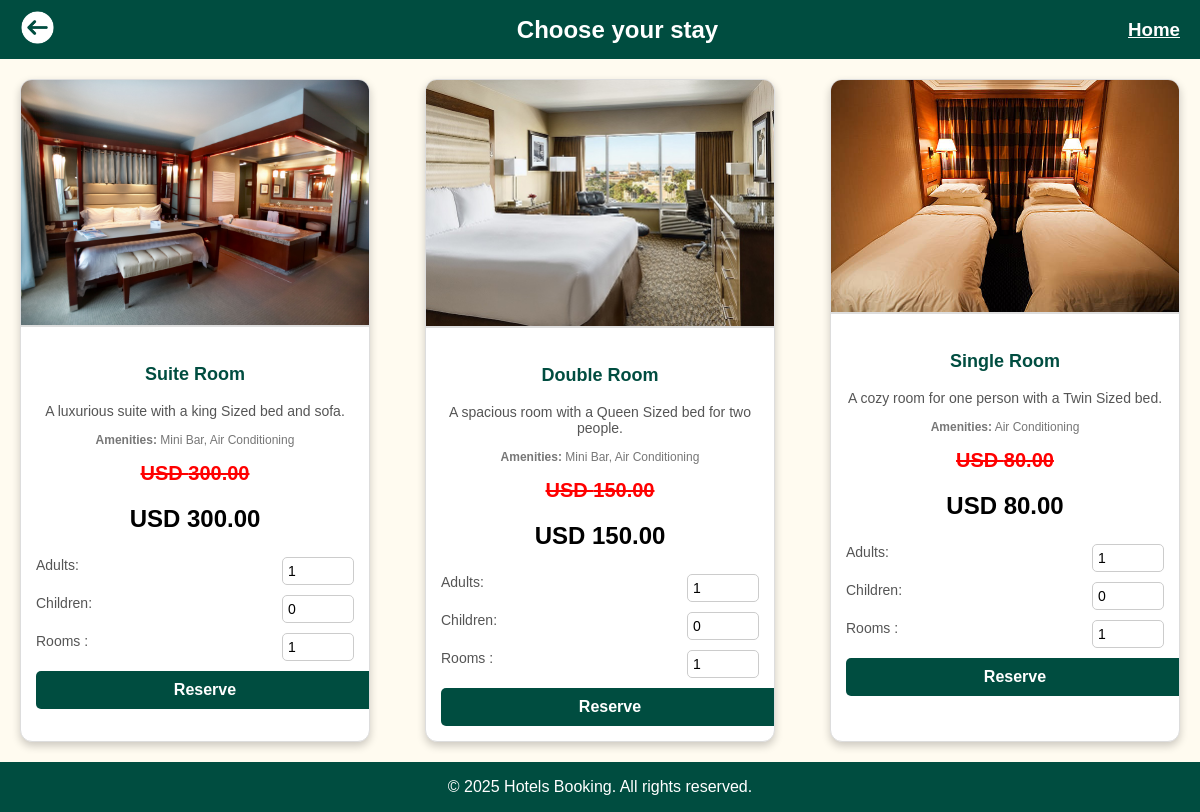
Page /booking-payment-settings/BookingPHP.php (signed in) on the committed database.
### tables this page shows
CREATE TABLE IF NOT EXISTS `rooms` (
  `RoomID` int(11) NOT NULL,
  `HotelID` int(11) NOT NULL,
  `max_guests` int(11) NOT NULL,
  `max_rooms` int(11) NOT NULL,
  `Room_type` enum('Single','Double','Suite') NOT NULL,
  `Occupancy_adults` int(11) NOT NULL,
  `Occupancy_children` int(11) NOT NULL,
  `Price_per_night` decimal(10,2) NOT NULL,
  `Availability` tinyint(1) NOT NULL,
  `Amenities` longtext NOT NULL CHECK (json_valid(`Amenities`)),
  `Bed_type` enum('King','Queen','Twin') NOT NULL,
  `image` varchar(100) NOT NULL,
  `Description` varchar(150) NOT NULL
);

### booking-payment-settings/BookingPHP.php (the view, shortened to what this page needs)
<?php
include __DIR__.'/../db-connect.php';
$sql = "SELECT * FROM rooms";
$result = $conn->query($sql);
?>
<!DOCTYPE html>
<html lang="en">
<head>
</head>
<body>
    <div class="header">
        <a href="../search-details/search-results.html"><img src="Back Arrow.png" width="35px"></a>
        <h1>Choose your stay</h1>
        <h3><a href="../sign-home/Home-(HB).html" class="home-link">Home</a></h3>
    </div>
    <div class="container">
        <?php while ($row = $result->fetch_assoc()) { ?>
            <div class="room-card">
                <img src="<?php echo htmlspecialchars($row['image']); ?>"
                    alt="<?php echo htmlspecialchars($row['Room_type']); ?>">
                <div class="room-info">
                    <p class="room-title"><?php echo htmlspecialchars($row['Room_type']); ?> Room</p>
                    <p class="room-description"><?php echo htmlspecialchars($row['Description']); ?></p>
                    <p class="room-amenities">
                        <strong>Amenities:</strong>
                        <?php
                        $amenities = json_decode($row['Amenities'], true);
                        if (!empty($amenities)) {
                            echo implode(", ", array_keys(array_filter($amenities)));
                        } else {
                            echo "";
                        }
                        ?>
                    </p>
                    <p class="room-price"><span class="strikethrough">USD <?php echo $row['Price_per_night']; ?></span></p>
                    <p class="room-discounted-price">USD <?php echo $row['Price_per_night']; ?></p>
                    <div class="input-group">
                        <label for="numAdults<?php echo $row['RoomID']; ?>">Adults:</label>
                        <input type="number" id="numAdults<?php echo $row['RoomID']; ?>" value="1" min="1"
                            max="<?php echo $row['Occupancy_adults']; ?>">
                    </div>
                    <div class="input-group">
                        <label for="numChildren<?php echo $row['RoomID']; ?>">Children:</label>
                        <input type="number" id="numChildren<?php echo $row['RoomID']; ?>" value="0" min="0"
                            max="<?php echo $row['Occupancy_children']; ?>">
                    </div>
                    <div class="input-group">
                        <label for="numRooms<?php echo $row['RoomID']; ?>">Rooms :</label>
                        <input type="number" id="numRooms<?php echo $row['RoomID']; ?>" value="1" min="1" max="<?php echo $row['max_rooms']; ?>">
                    </div>
                    <a href="#" class="reserve-btn"
                        onclick="redirectToPayment(<?php echo $row['RoomID']; ?>, '<?php echo addslashes($row['Room_type']); ?>')">
                        Reserve
                    </a>
                </div>
            </div>
        <?php } ?>
    </div>
    <footer>
        <p>&copy; 2025 Hotels Booking. All rights reserved.</p>
    </footer>
</body>
</html>

### booking-payment-settings/BookingPHP.php (style rules this page uses)
body { font-family: Arial, sans-serif; background-color: #fffbf0; margin: 0; padding: 0; color: #004d40; display: flex; flex-direction: column; min-height: 100vh; }
.header { background-color: #004d40; color: #ffffff; padding: 10px 20px; position: relative; display: flex; align-items: center; }
.header .home-link { position: absolute; right: 20px; top: 50%; transform: translateY(-50%); color: #ffffff; font-weight: bold; }
.header h1 { flex-grow: 1; text-align: center; margin: 0; font-size: 1.5em; }
.container { display: flex; justify-content: space-between; flex-wrap: wrap; padding: 20px; gap: 20px; }
.room-card { background-color: white; border-radius: 12px; width: 30%; box-shadow: 0 4px 8px rgba(0, 0, 0, 0.2); border: 1px solid #ddd; overflow: hidden; text-align: center; transition: transform 0.3s ease-in-out; }
.room-card img { width: 100%; height: auto; border-bottom: 2px solid #ddd; }
.room-card .room-info { padding: 15px; }
.room-card .room-title { font-size: 18px; font-weight: bold; color: #004d40; }
.room-card .room-description { font-size: 14px; color: #555; margin-top: 10px; }
.room-card .room-amenities { font-size: 12px; color: #777; margin-top: 10px; }
.room-card .room-price { font-size: 20px; font-weight: bold; color: #d32f2f; margin-top: 15px; }
.room-card .room-discounted-price { font-size: 24px; font-weight: bold; color: #000; margin-top: 5px; }
.room-card .input-group { display: flex; justify-content: space-between; margin-top: 10px; }
.room-card .input-group label { font-size: 14px; color: #555; }
.room-card .input-group input { width: 60px; padding: 5px; font-size: 14px; border-radius: 5px; border: 1px solid #ccc; }
.room-card .reserve-btn { display: block; width: 100%; padding: 10px; background: #004d40; color: white; text-align: center; border-radius: 5px; text-decoration: none; font-weight: bold; margin-top: 10px; }
footer { background-color: #004d40; color: white; text-align: center; position: relative; margin-top: auto; width: 100%; }
.strikethrough { text-decoration: line-through; color: red; }

### rows in the picture
rooms: image+Room_type (picture), Room_type "Suite", Description "A luxurious suite with a king Sized bed and sofa.", Amenities "Mini Bar, Air Conditioning", Price_per_night "300.00", RoomID "1"
rooms: image+Room_type (picture), Room_type "Double", Description "A spacious room with a Queen Sized bed for two people.", Amenities "Mini Bar, Air Conditioning", Price_per_night "150.00", Occupancy_children "0"
rooms: image+Room_type (picture), Room_type "Single", Description "A cozy room for one person with a Twin Sized bed.", Amenities "Air Conditioning", Price_per_night "80.00", Occupancy_adults "1", Occupancy_children "0"
